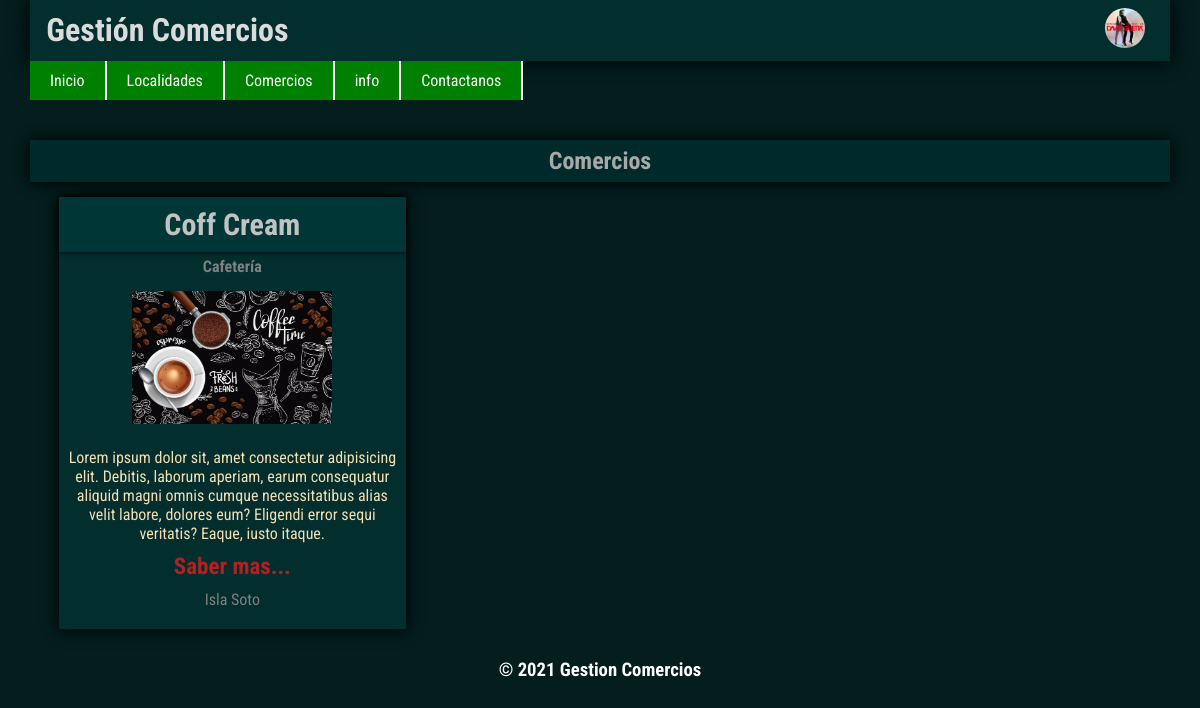
Page /por_localidad/13 (signed in) on the committed database.
### UsuariosApp/models.py (models this page shows)
class ImgPerfil(models.Model):
    usuario = models.ForeignKey(User, on_delete=models.CASCADE)
    img_perfil = models.ImageField(upload_to='imgPerfil')

### GestionComerciosApp/models.py (models this page shows, shortened)
class PostDeComerciosForms(models.Model):
    post_user = models.ForeignKey(User, on_delete=models.CASCADE)
    nombre_del_comercio = models.CharField(max_length=100)
    tipo_comercio = models.ForeignKey(ComercioForms, on_delete=models.CASCADE)
    descripcion = models.TextField()
    img_comercio = models.ImageField(upload_to='comercos')
    localidad = models.ForeignKey(LocalidadesForms,on_delete=models.CASCADE)

class ComercioForms(models.Model):
    comercio = models.CharField(max_length=150)
    def __str__(self):
        return self.comercio

class LocalidadesForms(models.Model):
    localidad = models.CharField(max_length=200)
    def __str__(self):
        return self.localidad

### GestionComerciosApp/views.py (the view)
# urls.py: path('por_localidad/<int:id>',por_localidad, name='por_localidad'),
def por_localidad(request, id):
    if request.user.is_authenticated:
        img_perfil = ImgPerfil.objects.filter(usuario=request.user)
        comercio = PostDeComerciosForms.objects.filter(localidad_id=id)
        return render(request, 'por_localidad.html',{'comercios':comercio,'img':img_perfil})
    else:
        comercio = PostDeComerciosForms.objects.filter(localidad_id=id)
        return render(request, 'por_localidad.html',{'comercios':comercio})

### GestionComerciosApp/templates/por_localidad.html
{% extends 'base.html' %}
{% load static %}
{% block section %}
        <section>
            <div class="por_localidad-categorias">
                    <h1>Comercios</h1>
                    <article>
                        {% for c in comercios %}
                        <div class="por_localidad-comercios">
                            <h2>{{ c.nombre_del_comercio }}</h2>
                            <h4>{{ c.tipo_comercio }}</h4>
                            <img src="{{ c.img_comercio.url }}" alt="">
                            <p>{{ c.descripcion }}</p>
                            <h3><a href="{% url 'seccionComercio' c.id %}">Saber mas...</a></h3>
                            <a class="btn-localidad" href="">{{ c.localidad }}</a>
                        </div>
                        {% endfor %}
                    </article>
            </div>
        </section>
{% endblock  %}

### GestionComerciosApp/templates/base.html (shortened to what this page needs)
<!DOCTYPE html>
<html lang="es">
<head>
    {% load static %}
    <link rel="stylesheet" href="{% static 'estilos.css' %}">
    <link rel="stylesheet" href="{% static 'listas.css' %}">
</head>
<body>
    <header>
        <h1>Gestión Comercios</h1>
        <div class="usuarios">
            {% if request.user.is_authenticated %}
                    {% if img %}
                        {% for i in img %}
                            <img class="perfil-img" src="{{ i.img_perfil.url }}" alt="">
                        {% endfor %}
                    {% else %}
                        <img class="perfil-img" src="{% static 'img/user/default-user-img.jpg' %}" alt="">
                    {% endif %}
            {% else %}
                <a class="btn-login" href="{% url 'login' %}">Iniciar sesión</a>
                <a class="btn-register" href="{% url 'registro' %}">Regístrate</a>
            {% endif %}
        </div>
    </header>
    <nav>
        <ul>
            <li><a  class="home-{% if request.path == '/' %}avtiva{% endif %}" href="{% url 'home' %}">Inicio</a></li>
            <li ><a class="localidad-{% if request.path == '/Localidades' %}avtiva{% endif %}"  href="{% url 'localidades' %}">Localidades</a></li>
            <li><a  class="comercios-{% if request.path == '/comercios' %}avtiva{% endif %}" href="{% url 'comercios'  %}">Comercios</a></li>
            <li><a  class="info-{% if request.path == '/info' %}avtiva{% endif %}" href="{% url 'info'  %}">info</a></li>
            <li><a  class="contactanos-{% if request.path == '/contactanos' %}avtiva{% endif %}" href="{% url 'contactanos'  %}">Contactanos</a></li>
        </ul>
    </nav>
    {% block section %}
    {% endblock %}
    <footer>
        <h3>&copy; 2021 Gestion Comercios</h3>
    </footer>
</body>
</html>

### GestionComerciosApp/static/estilos.css (style rules this page uses)
* { margin: 0%; padding: 0%; font-family: 'Roboto Condensed', sans-serif; }
body { background:rgb(4, 29, 29); width: 95%; margin: auto; }
header { display: flex; align-items: center; background: rgb(3, 46, 46); box-shadow: 0 0 20px; padding: 0 5px; }
header h1 { color: rgb(219, 219, 219); padding: 1%; }
.usuarios { position: relative; margin-left: auto; }
.perfil-img { width: 40px; height: 40px; border-radius: 20px; margin: 0 20px; }
nav > ul { list-style: none; display: flex; text-align: center; align-items: center; }
nav > ul > li > a { text-decoration: none; display: inline-block; background: green; color: white; transition: background 0.6s; border-right: 2px solid white; padding: 10px 20px; }
article { display: grid; grid-template-columns: 1fr 1fr 1fr; gap: 20px; width: 95%; margin: auto; }
.btn-localidad { text-decoration: none; color: gray ; }
footer { clear: both; }
footer h3 { text-align: center; color: white; padding: 10px 0; }
.por_localidad-categorias { margin-bottom: 20px; }
.por_localidad-categorias > h1 { text-align: center; color: rgb(168, 168, 168); background: rgb(0, 41, 41); box-shadow: 0 0 15px black; padding: 7px; margin: 40px 0 15px; }
.por_localidad-comercios { position: relative; text-align: center; background: rgb(3, 46, 46); box-shadow: 0 0 15px; padding-bottom: 10px; }
article .por_localidad-comercios > h2 { background: rgb(0, 54, 54); color: rgb(194, 194, 194); padding: 10px 0; font-size: 30px; box-shadow: 0 0 5px black; }
.por_localidad-comercios h4 { padding: 5px 0; color: gray }
article .por_localidad-comercios > p { color: wheat; padding: 10px; }
.por_localidad-comercios > h3 > a { text-decoration: none; font-size: 23px; color:rgb(177, 33, 33); }
.por_localidad-comercios > a { display: block; color: grey; padding: 10px 0; }
.por_localidad-comercios > .btn-localidad { text-decoration: none; color: gray ; }
.por_localidad-comercios > img { width: 200px; margin: 10px 0; }

### rows in the picture
ImgPerfil: img_perfil (picture)
PostDeComerciosForms: nombre_del_comercio "Coff Cream", tipo_comercio "Cafetería", img_comercio (picture), descripcion "Lorem ipsum dolor sit, amet consectetur adipisicing elit. Debitis, laborum aperiam, earum consequatur aliquid magni omnis cumque necessitatibus alias velit labore, dolores eum? Eligendi error sequi veritatis? Eaque, iusto itaque.", localidad "Isla Soto"
